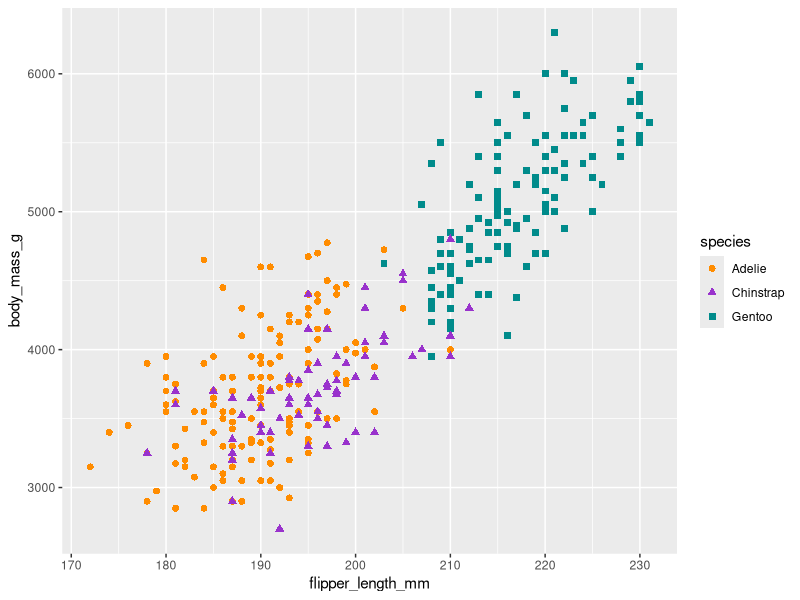
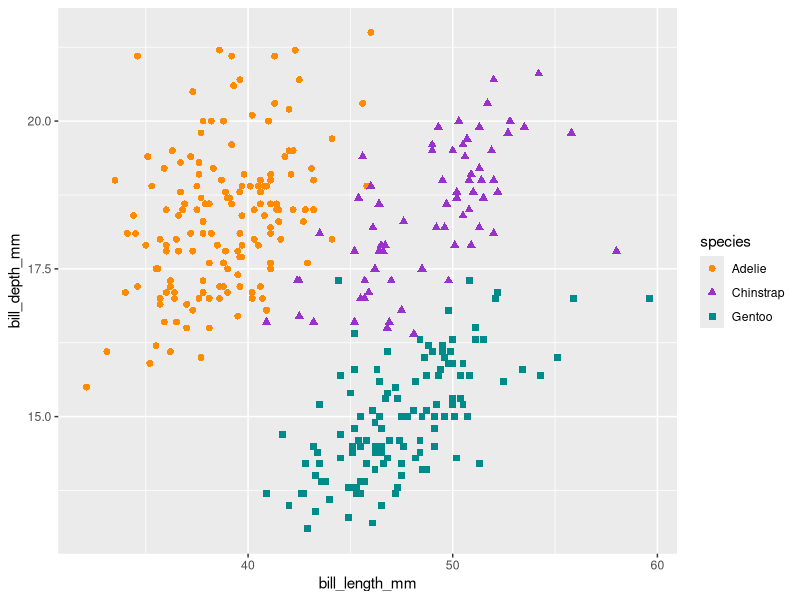
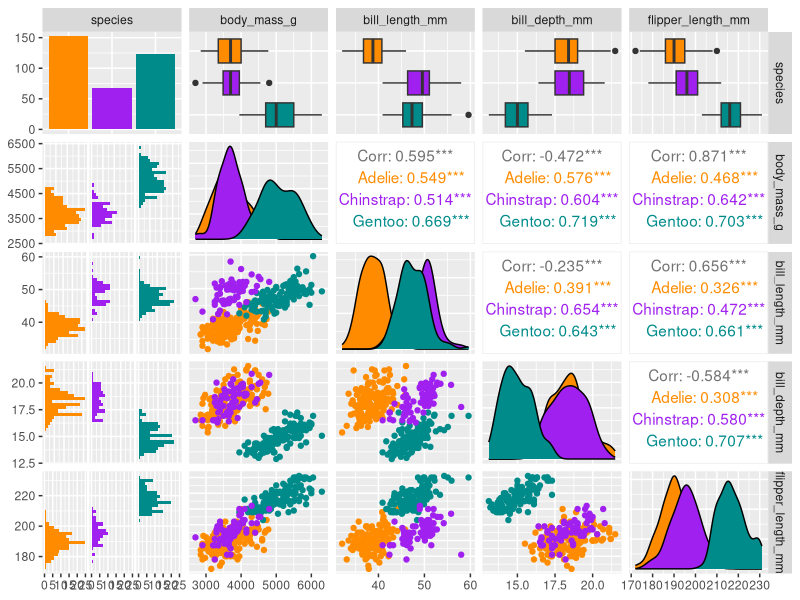
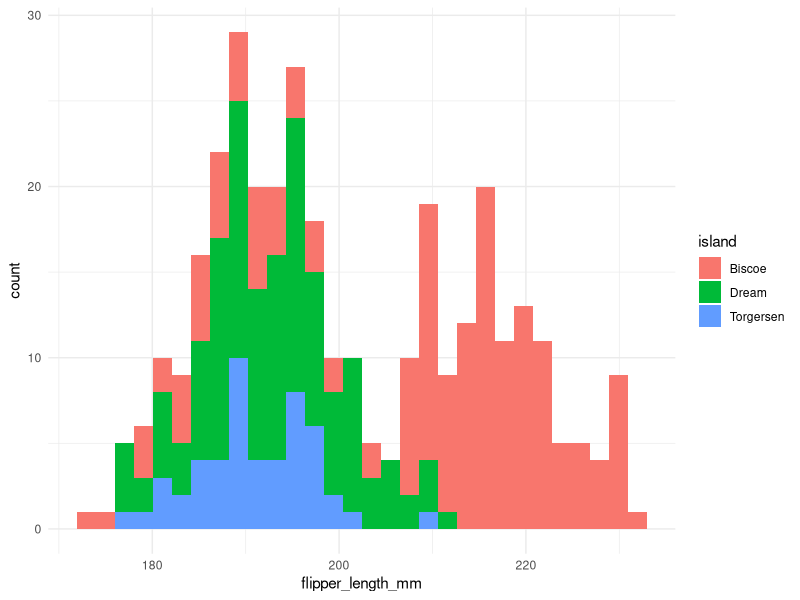
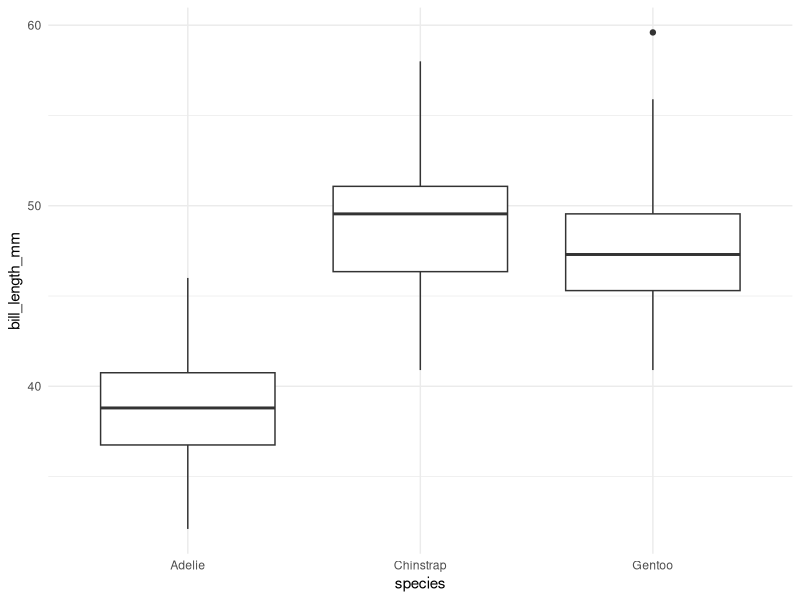

The R source for these figures, in order:
## ---- chunk 1
library(palmerpenguins)
library(GGally)
library(skimr)

library(tidyverse)

## ---- chunk 2
view(penguins)

## ---- chunk 3
# check column names
names(penguins)

## ---- chunk 4
# check the dimensions
dim(penguins)
## ---- chunk 5
# print the first 6 lines
# df.head() in pandas

head(penguins)
## ---- chunk 6
# Print the last 6 lines 
tail(penguins) # See df.tail() in pandas


## ---- chunk 7
# get summary of data, look at NAs

summary(penguins)


## ---- chunk 8
skimr::skim(penguins)
## ---- chunk 9
# Scatterplot example 1: penguin flipper length versus body mass
ggplot(data = penguins, aes(x = flipper_length_mm, y = body_mass_g)) +
  geom_point(aes(color = species, 
                 shape = species),
             size = 2) +
  scale_color_manual(values = c("darkorange","darkorchid","cyan4")) 
## ---- chunk 10

# Scatterplot example 2: penguin bill length versus bill depth
ggplot(data = penguins, aes(x = bill_length_mm, y = bill_depth_mm)) +
  geom_point(aes(color = species, 
                 shape = species),
             size = 2)  +
  scale_color_manual(values = c("darkorange","darkorchid","cyan4"))
## ---- chunk 11
penguins %>%
  select(species, body_mass_g, ends_with("_mm")) %>% 
  GGally::ggpairs(aes(color = species)) +
  scale_colour_manual(values = c("darkorange","purple","cyan4")) +
  scale_fill_manual(values = c("darkorange","purple","cyan4"))
## ---- chunk 12
ggplot(data = penguins, aes(x = flipper_length_mm,
                            fill = island)) +
  geom_histogram() +
  theme_minimal()
## ---- chunk 13
ggplot(data = penguins, aes(x = species,
                            y = bill_length_mm)) +
  geom_boxplot() +
  theme_minimal()
